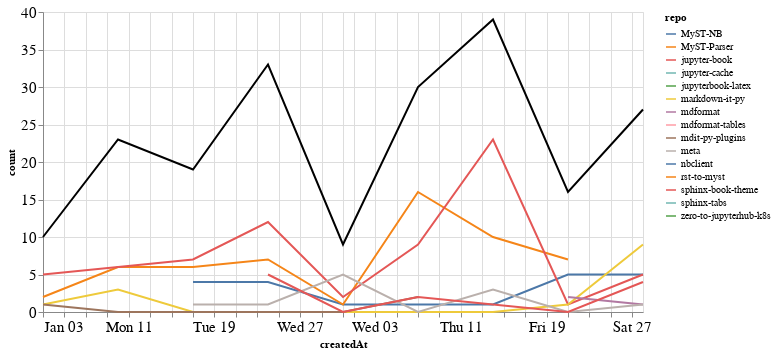

Write notebook code for a chart like this one.
### Markdown cell above
### Comments

### Code cell
comments_time = comments.groupby('repo').resample('W', on='createdAt').count()['author'].reset_index()
comments_time = comments_time.rename(columns={'author': 'count'})
comments_time_total = comments_time.groupby('createdAt').agg({"count": "sum"}).reset_index()
ch1 = alt.Chart(comments_time, width=600).mark_line().encode(
    x='createdAt',
    y='count',
    color='repo',
    tooltip="repo"
)

ch2 = alt.Chart(comments_time_total, width=600).mark_line(color="black").encode(
    x='createdAt',
    y='count',
)

ch1 + ch2

### Figure 1 — Vega-Lite specification as saved in the notebook (floating-point values rounded to 4 significant figures)
{"config": {"axisLeft": {"labelFontSize": 15}, "axisBottom": {"labelFontSize": 15}}, "layer": [{"data": {"name": "data-74b4ca9d5f6b7f0d10b3f4a55a5fda85"}, "mark": "line", "encoding": {"color": {"type": "nominal", "field": "repo"}, "tooltip": {"type": "nominal", "field": "repo"}, "x": {"type": "temporal", "field": "createdAt"}, "y": {"type": "quantitative", "field": "count"}}, "width": 600}, {"data": {"name": "data-08560648f295220a4355cb318e952766"}, "mark": {"type": "line", "color": "black"}, "encoding": {"x": {"type": "temporal", "field": "createdAt"}, "y": {"type": "quantitative", "field": "count"}}, "width": 600}], "$schema": "https://vega.github.io/schema/vega-lite/v4.8.1.json", "datasets": {"data-74b4ca9d5f6b7f0d10b3f4a55a5fda85": [{"repo": "MyST-NB", "createdAt": "2021-01-17T00:00:00", "count": 4}, {"repo": "MyST-NB", "createdAt": "2021-01-24T00:00:00", "count": 4}, {"repo": "MyST-NB", "createdAt": "2021-01-31T00:00:00", "count": 1}, {"repo": "MyST-NB", "createdAt": "2021-02-07T00:00:00", "count": 1}, {"repo": "MyST-NB", "createdAt": "2021-02-14T00:00:00", "count": 1}, {"repo": "MyST-NB", "createdAt": "2021-02-21T00:00:00", "count": 5}, {"repo": "MyST-NB", "createdAt": "2021-02-28T00:00:00", "count": 5}, {"repo": "MyST-Parser", "createdAt": "2021-01-03T00:00:00", "count": 2}, {"repo": "MyST-Parser", "createdAt": "2021-01-10T00:00:00", "count": 6}, {"repo": "MyST-Parser", "createdAt": "2021-01-17T00:00:00", "count": 6}, {"repo": "MyST-Parser", "createdAt": "2021-01-24T00:00:00", "count": 7}, {"repo": "MyST-Parser", "createdAt": "2021-01-31T00:00:00", "count": 1}, {"repo": "MyST-Parser", "createdAt": "2021-02-07T00:00:00", "count": 16}, {"repo": "MyST-Parser", "createdAt": "2021-02-14T00:00:00", "count": 10}, {"repo": "MyST-Parser", "createdAt": "2021-02-21T00:00:00", "count": 7}, {"repo": "jupyter-book", "createdAt": "2021-01-03T00:00:00", "count": 5}, {"repo": "jupyter-book", "createdAt": "2021-01-10T00:00:00", "count": 6}, {"repo": "jupyter-book", "createdAt": "2021-01-17T00:00:00", "count": 7}, {"repo": "jupyter-book", "createdAt": "2021-01-24T00:00:00", "count": 12}, {"repo": "jupyter-book", "createdAt": "2021-01-31T00:00:00", "count": 2}, {"repo": "jupyter-book", "createdAt": "2021-02-07T00:00:00", "count": 9}, {"repo": "jupyter-book", "createdAt": "2021-02-14T00:00:00", "count": 23}, {"repo": "jupyter-book", "createdAt": "2021-02-21T00:00:00", "count": 1}, {"repo": "jupyter-book", "createdAt": "2021-02-28T00:00:00", "count": 5}, {"repo": "jupyter-cache", "createdAt": "2021-01-17T00:00:00", "count": 1}, {"repo": "jupyterbook-latex", "createdAt": "2021-02-14T00:00:00", "count": 1}, {"repo": "markdown-it-py", "createdAt": "2021-01-03T00:00:00", "count": 1}, {"repo": "markdown-it-py", "createdAt": "2021-01-10T00:00:00", "count": 3}, {"repo": "markdown-it-py", "createdAt": "2021-01-17T00:00:00", "count": 0}, {"repo": "markdown-it-py", "createdAt": "2021-01-24T00:00:00", "count": 0}, {"repo": "markdown-it-py", "createdAt": "2021-01-31T00:00:00", "count": 0}, {"repo": "markdown-it-py", "createdAt": "2021-02-07T00:00:00", "count": 0}, {"repo": "markdown-it-py", "createdAt": "2021-02-14T00:00:00", "count": 0}, {"repo": "markdown-it-py", "createdAt": "2021-02-21T00:00:00", "count": 1}, {"repo": "markdown-it-py", "createdAt": "2021-02-28T00:00:00", "count": 9}, {"repo": "mdformat", "createdAt": "2021-02-21T00:00:00", "count": 2}, {"repo": "mdformat", "createdAt": "2021-02-28T00:00:00", "count": 1}, {"repo": "mdformat-tables", "createdAt": "2021-02-28T00:00:00", "count": 1}, {"repo": "mdit-py-plugins", "createdAt": "2021-01-03T00:00:00", "count": 1}, {"repo": "mdit-py-plugins", "createdAt": "2021-01-10T00:00:00", "count": 0}, {"repo": "mdit-py-plugins", "createdAt": "2021-01-17T00:00:00", "count": 0}, {"repo": "mdit-py-plugins", "createdAt": "2021-01-24T00:00:00", "count": 0}, {"repo": "mdit-py-plugins", "createdAt": "2021-01-31T00:00:00", "count": 0}, {"repo": "mdit-py-plugins", "createdAt": "2021-02-07T00:00:00", "count": 2}, {"repo": "meta", "createdAt": "2021-01-17T00:00:00", "count": 1}, {"repo": "meta", "createdAt": "2021-01-24T00:00:00", "count": 1}, {"repo": "meta", "createdAt": "2021-01-31T00:00:00", "count": 5}, {"repo": "meta", "createdAt": "2021-02-07T00:00:00", "count": 0}, {"repo": "meta", "createdAt": "2021-02-14T00:00:00", "count": 3}, {"repo": "meta", "createdAt": "2021-02-21T00:00:00", "count": 0}, {"repo": "meta", "createdAt": "2021-02-28T00:00:00", "count": 1}, {"repo": "nbclient", "createdAt": "2021-02-28T00:00:00", "count": 1}, {"repo": "rst-to-myst", "createdAt": "2021-01-10T00:00:00", "count": 8}, {"repo": "sphinx-book-theme", "createdAt": "2021-01-24T00:00:00", "count": 5}, {"repo": "sphinx-book-theme", "createdAt": "2021-01-31T00:00:00", "count": 0}, {"repo": "sphinx-book-theme", "createdAt": "2021-02-07T00:00:00", "count": 2}, {"repo": "sphinx-book-theme", "createdAt": "2021-02-14T00:00:00", "count": 1}, {"repo": "sphinx-book-theme", "createdAt": "2021-02-21T00:00:00", "count": 0}, {"repo": "sphinx-book-theme", "createdAt": "2021-02-28T00:00:00", "count": 4}, {"repo": "sphinx-tabs", "createdAt": "2021-01-24T00:00:00", "count": 4}, {"repo": "zero-to-jupyterhub-k8s", "createdAt": "2021-01-03T00:00:00", "count": 1}], "data-08560648f295220a4355cb318e952766": [{"createdAt": "2021-01-03T00:00:00", "count": 10}, {"createdAt": "2021-01-10T00:00:00", "count": 23}, {"createdAt": "2021-01-17T00:00:00", "count": 19}, {"createdAt": "2021-01-24T00:00:00", "count": 33}, {"createdAt": "2021-01-31T00:00:00", "count": 9}, {"createdAt": "2021-02-07T00:00:00", "count": 30}, {"createdAt": "2021-02-14T00:00:00", "count": 39}, {"createdAt": "2021-02-21T00:00:00", "count": 16}, {"createdAt": "2021-02-28T00:00:00", "count": 27}]}}
